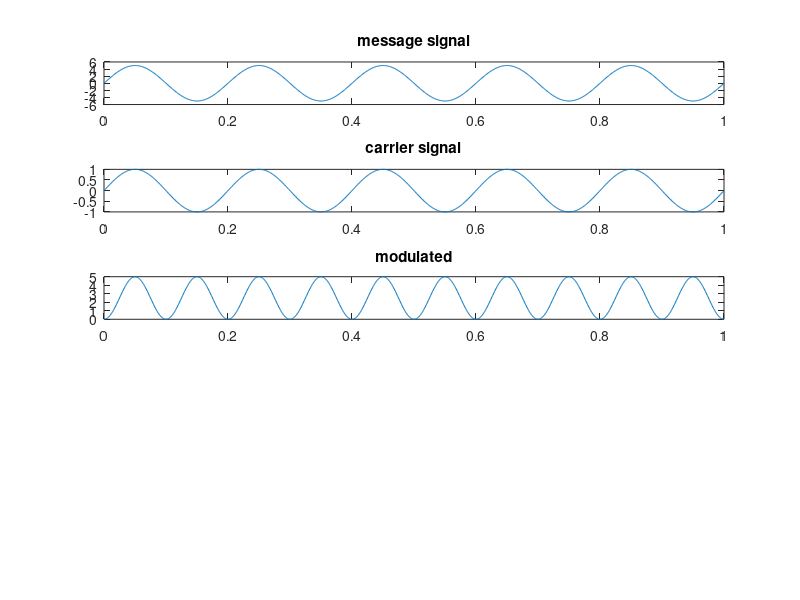

Source code (MATLAB): (Note: this script raises an error after producing the figure.)
clc
clear all
 fs = 1000 ;
 n = 1001;
 
wn=0.02;
[b,a]=butter(2,wn);
 
 msa = input('enter message amplitude : ');
 csa = input('enter carrier amplitude : ');
 fm =  input('enter message frequency : '); 
 fc =  input('enter carrier frequency : ');
 
 m = msa/csa ;
 t = 0:0.001:1 ;
 w1 =(2  * pi * fm *  t);
 w2 = ( 2 * pi * fc * t ) ;
 
 %---------------------------------
 
 ms = msa * sin(w1) ; % message signal 
 %plotting message signal 
 subplot(5,1,1);
 plot(t,ms);
 title('message signal');
 %plotting carrier signal 
 cs = sin(w2) ;
 subplot(5,1,2);
 plot(t,cs);
 title('carrier signal');
 
 %--------------------------------s
 
 dsbsc = csa  * m.*  sin(w1).*sin(w2);
 
 subplot(5,1,3);
 plot(t,dsbsc);
 title('modulated');
 %noise 
 noise=randn(1,n) ;
 scale=(var(dsbsc)/var0(noise))*3.16;
 %scale=(var(vsig)/var(noise))*3.16;
 dsbsc = dsbsc+ noise*scale ;
 subplot(5,1,4);
 plot(t,dsbsc);
 title('noise');
 
v1=cs.*dsbsc;
vout=filter(b,a,v1);
subplot(5,1,5);
plot(t,vout,'c');
 

 